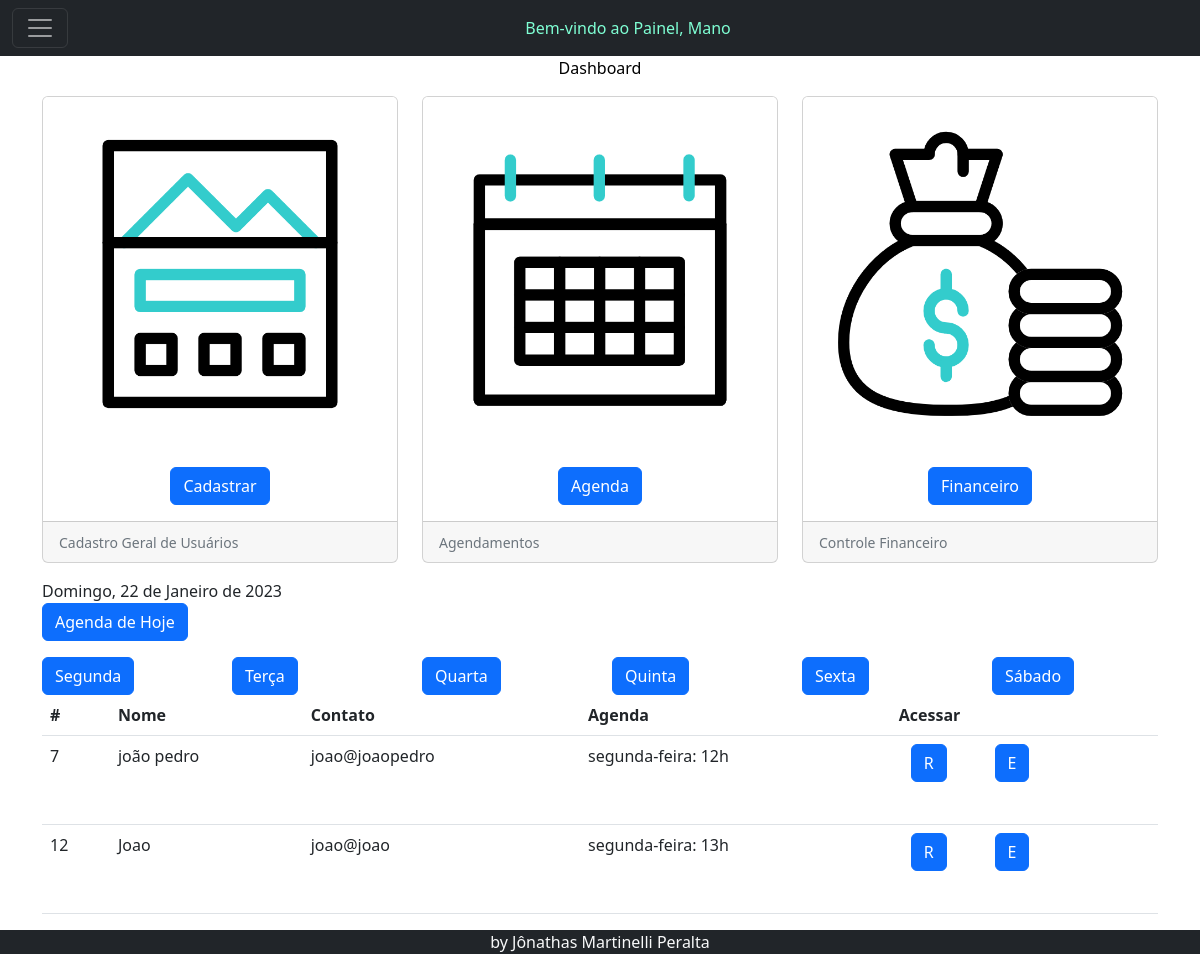
Page /painel.php?busca=Joao (signed in) on the earlier database version.
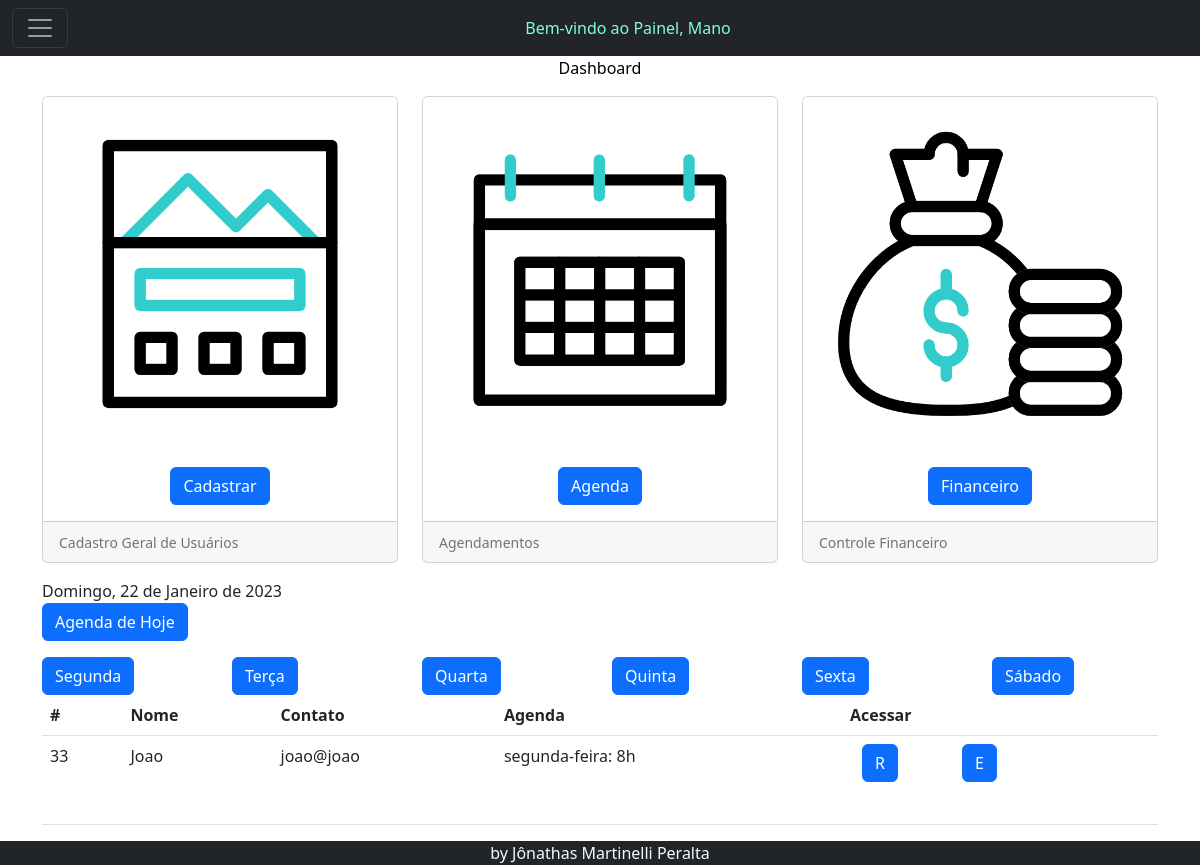
Same page on the later database version.
### tables this page shows
CREATE TABLE `usuarios` (
  `id` int(11) NOT NULL,
  `nome` varchar(140) NOT NULL,
  `fone` varchar(20) NOT NULL,
  `responsavel` varchar(140) NOT NULL,
  `endereco` varchar(150) NOT NULL,
  `email` varchar(140) NOT NULL,
  `data_nasc` date NOT NULL,
  `tipo` varchar(20) NOT NULL,
  `agenda` varchar(150) NOT NULL,
  `senha` varchar(16) NOT NULL,
  `aulas` longtext NOT NULL,
  `matricula` varchar(100) NOT NULL,
  `financeiro_aberto` varchar(500) NOT NULL,
  `financeiro_pago` varchar(500) NOT NULL,
  `valor_aula` varchar(20) NOT NULL,
  `divida_ativa` varchar(20) NOT NULL,
  `divida_paga` varchar(20) NOT NULL
);

### painel.php (the view, shortened to what this page needs)
<?php
include('conexao.php');
?>
<!doctype html>
<html lang="pt-br">
<head>
 <?php include('meta.php'); ?>
</head>
<body>
  <header>
 <?php include('nav.php'); ?>
  </header>
  <main>
    <div class="container">
    <p class="text-center m-11" style="color: black;">Dashboard</p>
    <div class="row row-cols-1 row-cols-md-3 g-4">
  <div class="col">
    <div class="card h-100">
      <img src="img/pagina-de-destino.gif" class="card-img-top" alt="...">
      <div class="card-body ">
        <p class="card-text text-center">
        <a class="btn btn-primary" href="cadastrar.php" role="button">Cadastrar</a>
        </div>
      <div class="card-footer">
        <small class="text-muted">Cadastro Geral de Usuários</small>
      </div>
    </div>
  </div>
  <div class="col">
    <div class="card h-100">
      <img src="img/calendario.gif" class="card-img-top" alt="...">
      <div class="card-body">
      <p class="card-text text-center">
        <a class="btn btn-primary" href="agenda.php" role="button">Agenda</a>
      </div>
      <div class="card-footer">
        <small class="text-muted">Agendamentos</small>
      </div>
    </div>
  </div>
  <div class="col">
    <div class="card h-100">
      <img src="img/bolsa-de-dinheiro.gif" class="card-img-top" alt="...">
      <div class="card-body">
      <p class="card-text text-center">
        <a class="btn btn-primary" href="financeiro.php" role="button">Financeiro</a>
      </div>
      <div class="card-footer">
        <small class="text-muted">Controle Financeiro</small>
      </div>
    </div>
  </div>
</div>
<p>
<form action="">
    <?php
    $meses = array (1 => "Janeiro", 2 => "Fevereiro", 3 => "Março", 4 => "Abril", 5 => "Maio", 6 => "Junho", 7 => "Julho", 8 => "Agosto", 9 => "Setembro", 10 => "Outubro", 11 => "Novembro", 12 => "Dezembro");
    $diasdasemana = array (1 => "Segunda-Feira",2 => "Terça-Feira",3 => "Quarta-Feira",4 => "Quinta-Feira",5 => "Sexta-Feira",6 => "Sábado",0 => "Domingo");
    $variavel =  date('d/m/Y');
    $variavel = str_replace('/','-',$variavel);
    $hoje = getdate(strtotime($variavel));
    $dia = $hoje["mday"];
    $mes = $hoje["mon"];
    $nomemes = $meses[$mes];
    $ano = $hoje["year"];
    $diadasemana = $hoje["wday"];
    $nomediadasemana = $diasdasemana[$diadasemana];
    echo "$nomediadasemana, $dia de $nomemes de $ano";
    ?>
  <br>
    <button class="btn btn-primary" type="submit" role="button">Agenda de Hoje</button>
</form>
<table class="table" border="1">
<table class="table">
  <thead>
    <tr>
      <th scope="col">#</th>
      <th scope="col">Nome</th>
      <th scope="col">Contato</th>
      <th scope="col">Agenda</th>
      <th scope="col">Acessar</th>
    </tr>
  </thead>
  <tbody>
  <?php
  if (!isset($_GET['busca'])) {
    ?>
  <tr>
      <th scope="row">#</th>
      <td colspan="3">Relação para Agenda</td>
    </tr>
    <?php
} else {
  $pesquisa = $mysqli->real_escape_string($_GET['busca']);
$sql_code = "SELECT *
FROM usuarios
WHERE nome LIKE '%$pesquisa%'
OR tipo LIKE '%$pesquisa%'
OR agenda LIKE '%$pesquisa%'";
$sql_query = $mysqli->query($sql_code) or die("Error ao consultar" . $mysqli->error);
if ($sql_query->num_rows == 0) {
  ?>
  <tr>
  <th scope="row">1</th>
  <td colspan="3">Resultados NÃO encontrados...</td>
</tr>
<?php
} else {
while($dados = $sql_query->fetch_assoc()){
        $nome_aula = $dados['nome'];
  ?>
  <tr>
    <td><?php echo $dados['id']; ?></td>
    <td><?php echo $nome_aula; ?></td>
    <td><?php echo $dados['email']; ?></td>
    <td><?php echo $dados['agenda']; ?></td>
    <td>
    <div class="container">
  <div class="row">
  <div class="col-6 col-sm-4">
    <form action="aula.php">
        <button class="btn btn-primary" type="submit" role="button">R</button>
</form></div>
<div class="col-6 col-sm-4">
<form action="editar.php">
        <button class="btn btn-primary" type="submit" role="button">E</button>
</form></div></div></div>
    </td>
  </tr>
  <?php
}
} ?>
<?php
}
  ?>
<div class="row">
<div class="col">
<form action="">
        <button class="btn btn-primary" type="submit" role="button">Segunda</button>
</form></div>
<div class="col">
<form action="">
        <button class="btn btn-primary" type="submit" role="button">Terça</button>
</form></div>
<div class="col">
<form action="">
        <button class="btn btn-primary" type="submit" role="button">Quarta</button>
</form></div>
<div class="col">
<form action="">
        <button class="btn btn-primary" type="submit" role="button">Quinta</button>
</form></div>
<div class="col">
<form action="">
        <button class="btn btn-primary" type="submit" role="button">Sexta</button>
</form></div>
<div class="col">
<form action="">
        <button class="btn btn-primary" type="submit" role="button">Sábado</button>
</form></div>
</div>
</tbody>
</table>
  </main></div>
  <footer>
    <?php include('footer.php');?>
  </footer>
</body>
</html>

### meta.php (shortened to what this page needs)
  <link href="https://cdn.jsdelivr.net/npm/bootstrap@5.2.1/dist/css/bootstrap.min.css" rel="stylesheet"
>

### nav.php (shortened to what this page needs)
<nav class="navbar navbar-dark bg-dark">
  <div class="container-fluid">
    <button class="navbar-toggler" type="button" data-bs-toggle="collapse" data-bs-target="#navbarToggleExternalContent" aria-controls="navbarToggleExternalContent" aria-expanded="false" aria-label="Toggle navigation">
      <span class="navbar-toggler-icon"></span>
    </button>
    <h7 class="text-center m-auto" style="color: aquamarine;">Bem-vindo ao Painel, <?php echo $_SESSION['nome'];?>
</h7>
  </div>
</nav>

### footer.php
<div class="container-fluid bg-dark">
<div class="container text-center">
  <div class="row">
        <div class="col text-light">
      by Jônathas Martinelli Peralta
    </div>
  </div>
</div>
</div>

Differences in the rows shown:
removed usuarios: id "7", nome "joão pedro", email "joao@joaopedro", agenda "segunda-feira: 12h"
removed usuarios: id "12", nome "Joao", email "joao@joao", agenda "segunda-feira: 13h"
added usuarios: id "33", nome "Joao", email "joao@joao", agenda "segunda-feira: 8h"
